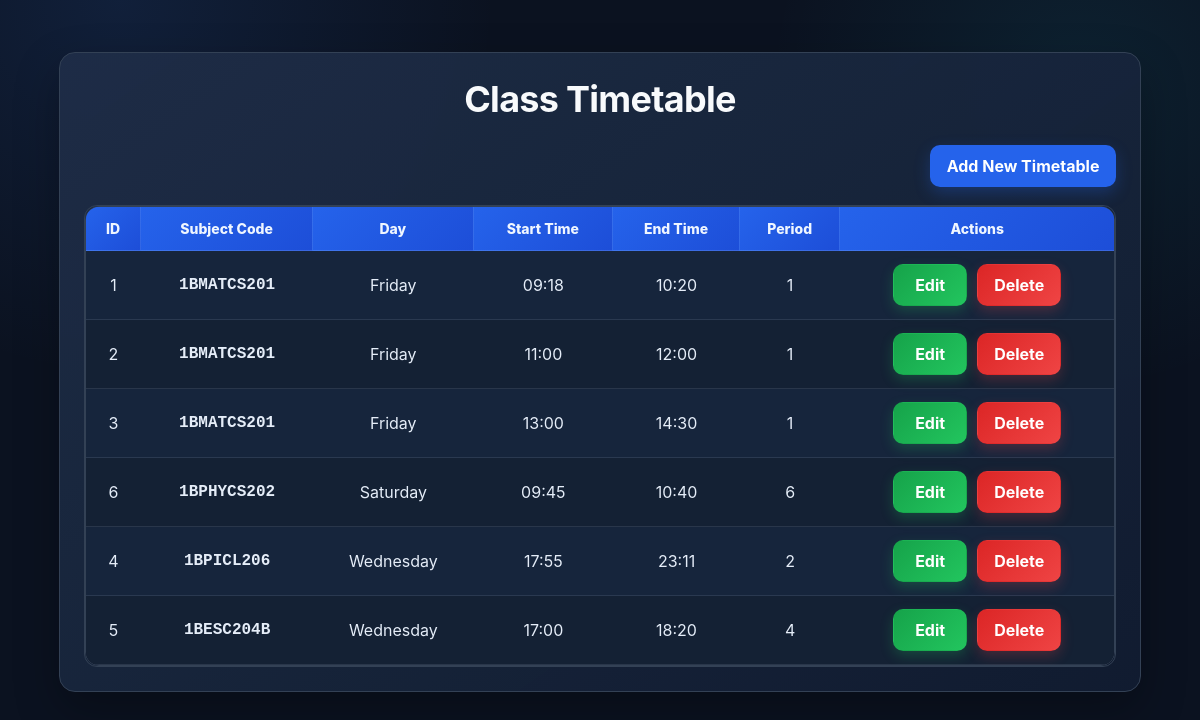
The page /view_timetable on the database its author committed.
### tables this page shows
CREATE TABLE timetable(

        id INTEGER PRIMARY KEY AUTOINCREMENT,

        subject_code TEXT,
        day TEXT,
        start_time TEXT,
        end_time TEXT,
        period INTEGER

    );

### app_final_modified.py (the view)
@app.route("/view_timetable")
def view_timetable():
    conn = sqlite3.connect(DATABASE_PATH)
    conn.row_factory = sqlite3.Row
    try:
        c = conn.cursor()
        c.execute("""
            SELECT *
            FROM timetable
            ORDER BY day, period
        """)
        timetable = c.fetchall()
        return render_template(
            "view_timetable.html",
            timetable=timetable,
        )
    finally:
        conn.close()

### templates/view_timetable.html (shortened to what this page needs)
<!DOCTYPE html>
<html lang="en">
<head>
    <link
        rel="stylesheet"
        href="{{ url_for('static', filename='style.css') }}">
</head>
<body>
    <div class="container">
        <h1>Class Timetable</h1>
        <div class="top-actions">
            <a href="/add_timetable" class="add">
                Add New Timetable
            </a>
        </div>
        {% if timetable|length > 0 %}
        <div class="table-wrapper">
            <table>
                <thead>
                    <tr>
                        <th>ID</th>
                        <th>Subject Code</th>
                        <th>Day</th>
                        <th>Start Time</th>
                        <th>End Time</th>
                        <th>Period</th>
                        <th>Actions</th>
                    </tr>
                </thead>
                <tbody>
                    {% for row in timetable %}
                    <tr>
                        <td>
                            {{ row.id }}
                        </td>
                        <td class="subject-code">
                            {{ row.subject_code }}
                        </td>
                        <td>
                            {{ row.day }}
                        </td>
                        <td>
                            {{ row.start_time }}
                        </td>
                        <td>
                            {{ row.end_time }}
                        </td>
                        <td>
                            {{ row.period }}
                        </td>
                        <td>
                            <div class="action-group">
                                <a
                                    href="/edit_timetable/{{ row.id }}"
                                    class="btn edit">
                                    Edit
                                </a>
                                <a
                                    href="/delete_timetable/{{ row.id }}"
                                    class="btn delete"
                                    onclick="return confirm('Delete this timetable?')">
                                    Delete
                                </a>
                            </div>
                        </td>
                    </tr>
                    {% endfor %}
                </tbody>
            </table>
        </div>
        {% else %}
        <div class="empty-message">
            No Timetable Records Found
        </div>
        {% endif %}
    </div>
</body>
</html>

### static/style.css (style rules this page uses)
:root { --bg:#0b1220; --bg-2:#0f172a; --panel:#111c30; --panel-2:#17233a; --panel-3:#1e2d47; --border:#2b3b55; --text:#f8fafc; --muted:#a9b7cc; --primary:#3b82f6; --primary-2:#2563eb; --accent:#22d3ee; --success:#22c55e; --warning:#f59e0b; --danger:#ef4444; --shadow:0 18px 45px rgba(0,0,0,.28); --radius:16px; }
* { box-sizing:border-box }
html { scroll-behavior:smooth }
body { margin:0 !important; min-height:100vh; font-family:Inter,Segoe UI,Roboto,Arial,sans-serif !important; color:var(--text) !important; background: radial-gradient(circle at 10% 0%,rgba(59,130,246,.12),transparent 28%), radial-gradient(circle at 90% 10%,rgba(34,211,238,.08),transparent 24%), var(--bg) !important; animation:pageFade .35s ease-out; }
h1,h2,h3 { color:var(--text) !important;letter-spacing:-.02em }
a { transition:.22s ease }
.container,.dashboard,form,.card,.chart-container { background:linear-gradient(145deg,rgba(30,45,71,.95),rgba(17,28,48,.98)) !important; border:1px solid var(--border) !important; border-radius:var(--radius) !important; box-shadow:var(--shadow) !important; }
.container { max-width:1180px !important;width:min(94%,1180px) !important;margin:28px auto !important;padding:24px !important }
button,.btn,.add,.add-btn,.edit-btn,.delete-btn,.button-link,.subject-btn,input[type="submit"] { display:inline-flex; align-items:center; justify-content:center; gap:8px; border:1px solid transparent !important; border-radius:10px !important; padding:10px 16px !important; font-weight:700 !important; text-decoration:none !important; color:#fff !important; cursor:pointer; background:linear-gradient(135deg,var(--primary),var(--primary-2)) !important; box-shadow:0 8px 20px rgba(37,99,235,.22); transition:transform .2s ease,box-shadow .2s ease,filter .2s ease,border-color .2s ease !important; }
.edit,.edit-btn,.save { background:linear-gradient(135deg,#16a34a,var(--success)) !important }
.delete,.delete-btn,.cancel,.retake { background:linear-gradient(135deg,#dc2626,var(--danger)) !important }
table { width:100% !important; border-collapse:separate !important; border-spacing:0 !important; color:var(--text) !important; background:rgba(11,20,36,.72) !important; border:1px solid var(--border) !important; border-radius:14px !important; overflow:hidden; }
th { position:sticky; top:0; z-index:2; padding:13px 12px !important; text-align:center; color:#eff6ff !important; background:linear-gradient(135deg,#2563eb,#1d4ed8) !important; border-bottom:1px solid rgba(255,255,255,.12) !important; white-space:nowrap; }
td { padding:13px 12px !important; text-align:center; color:#e5edf8 !important; border-bottom:1px solid rgba(148,163,184,.16) !important; }
tr:nth-child(even) td { background:rgba(30,41,59,.36) }

### rows shown on the page
timetable: id "1", subject_code "1BMATCS201", day "Friday", start_time "09:18", end_time "10:20", period "1"
timetable: id "2", subject_code "1BMATCS201", day "Friday", start_time "11:00", end_time "12:00", period "1"
timetable: id "3", subject_code "1BMATCS201", day "Friday", start_time "13:00", end_time "14:30", period "1"
timetable: id "6", subject_code "1BPHYCS202", day "Saturday", start_time "09:45", end_time "10:40", period "6"
timetable: id "4", subject_code "1BPICL206", day "Wednesday", start_time "17:55", end_time "23:11", period "2"
timetable: id "5", subject_code "1BESC204B", day "Wednesday", start_time "17:00", end_time "18:20", period "4"
